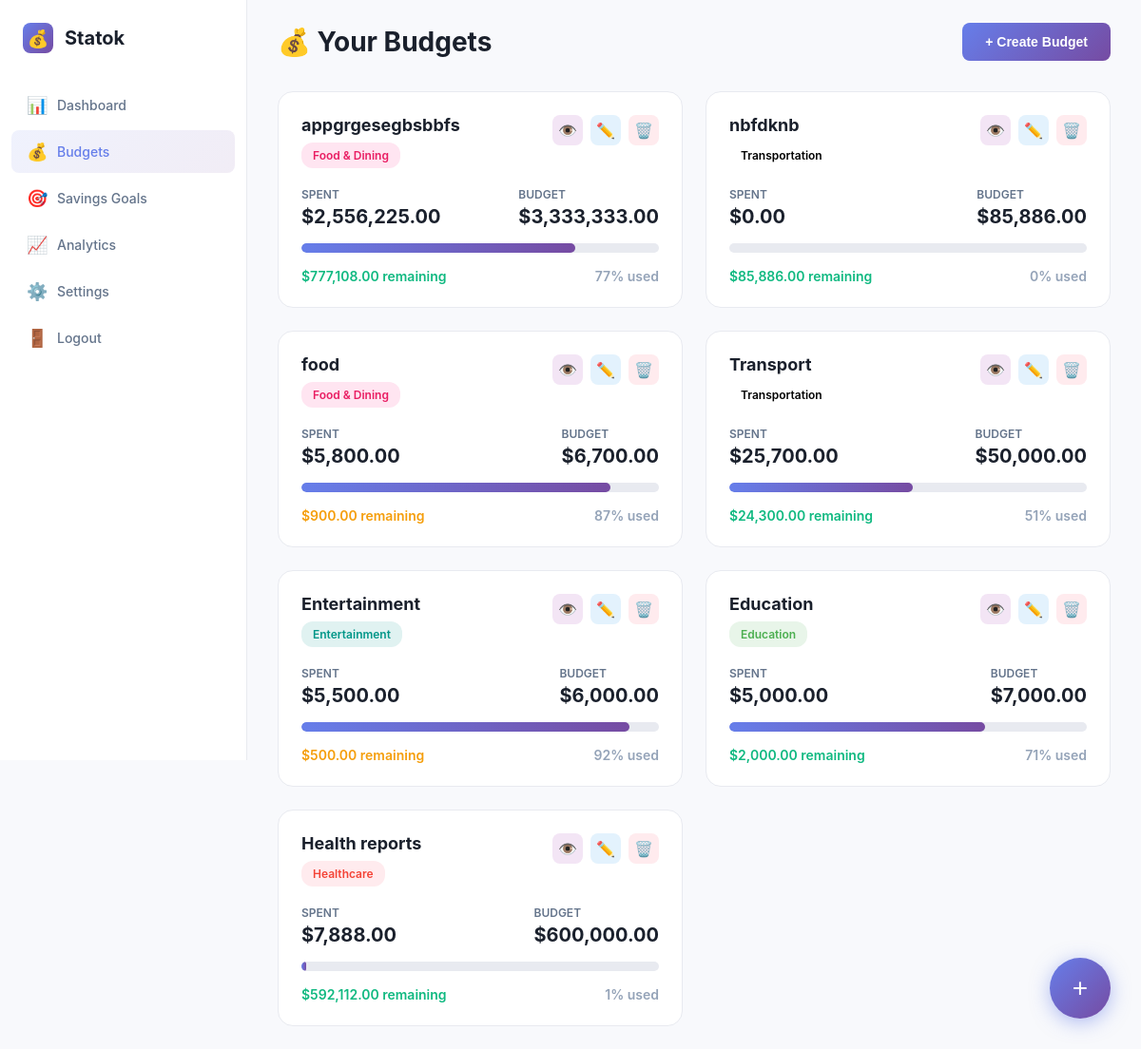
Screenshot of /public/budgets.php (signed in) with the database file from the repository.
### tables this page shows
CREATE TABLE budgets (
    id INTEGER PRIMARY KEY AUTOINCREMENT,
    name TEXT NOT NULL,
    category TEXT NOT NULL,
    budget_amount REAL NOT NULL,
    created_date TEXT NOT NULL
, user_id INTEGER DEFAULT 1);

### public/budgets.php (the view, shortened to what this page needs)
<?php
$user_id = $_SESSION['user_id'];
try {
    $db = new PDO('sqlite:' .__DIR__ . '/../db/database.db');
    $db->setAttribute(PDO::ATTR_ERRMODE, PDO::ERRMODE_EXCEPTION);
} catch(PDOException $e) {
    die("Connection failed: " . $e->getMessage());
}
$db->exec('CREATE TABLE IF NOT EXISTS budgets (
    id INTEGER PRIMARY KEY AUTOINCREMENT,
    user_id INTEGER NOT NULL,
    name TEXT NOT NULL,
    category TEXT NOT NULL,
    budget_amount REAL NOT NULL,
    created_date TEXT NOT NULL,
    FOREIGN KEY (user_id) REFERENCES users(id) ON DELETE CASCADE
)');
$db->exec('CREATE TABLE IF NOT EXISTS expenses (
    id INTEGER PRIMARY KEY AUTOINCREMENT,
    budget_id INTEGER NOT NULL,
    amount REAL NOT NULL,
    description TEXT,
    date TEXT NOT NULL,
    FOREIGN KEY (budget_id) REFERENCES budgets(id) ON DELETE CASCADE
)');
$stmt = $db->prepare('
    SELECT b.*, COALESCE(SUM(e.amount), 0) as spent
    FROM budgets b
    LEFT JOIN expenses e ON b.id = e.budget_id
    WHERE b.user_id = :uid
    GROUP BY b.id
    ORDER BY b.created_date DESC
');
$stmt->execute([':uid' => $user_id]);
$budgets = $stmt->fetchAll(PDO::FETCH_ASSOC);
?>
<!DOCTYPE html>
<html lang="en">
<head>
</head>
<body>
    <aside class="sidebar">
        <div class="logo">
            <div class="logo-icon">💰</div>
            <div class="logo-text">Statok</div>
        </div>
        <ul class="nav-menu">
            <li class="nav-item">
                <a href="dashboard.php" class="nav-link">
                    <span class="nav-icon">📊</span>
                    Dashboard
                </a>
            </li>
            <li class="nav-item">
                <a href="budgets.php" class="nav-link active">
                    <span class="nav-icon">💰</span>
                    Budgets
                </a>
            </li>
            <li class="nav-item">
                <a href="savings.php" class="nav-link">
                    <span class="nav-icon">🎯</span>
                    Savings Goals
                </a>
            </li>
            <li class="nav-item">
                <a href="nalytics.php" class="nav-link">
                    <span class="nav-icon">📈</span>
                    Analytics
                </a>
            </li>
            <li class="nav-item">
                <a href="setting.php" class="nav-link">
                    <span class="nav-icon">⚙️</span>
                    Settings
                </a>
            </li>
            <li class="nav-item">
                <a href="logout.php" class="nav-link">
                    <span class="nav-icon">🚪</span>
                    Logout
                </a>
            </li>
        </ul>
    </aside>
    <main class="main-content">
        <div class="top-bar">
            <div class="page-title">💰 Your Budgets</div>
            <button class="btn btn-primary" onclick="openModal('createBudget')">
                + Create Budget
            </button>
        </div>
        <?php if (count($budgets) > 0): ?>
        <div class="budget-cards">
            <?php foreach ($budgets as $budget):
                $remaining = $budget['budget_amount'] - $budget['spent'];
                $percentage = $budget['budget_amount'] > 0 ? ($budget['spent'] / $budget['budget_amount']) * 100 : 0;
                $statusClass = $percentage >= 100 ? 'status-over' : ($percentage >= 80 ? 'status-warning' : 'status-positive');
                $catClass = 'cat-' . strtolower(str_replace(['&', ' '], '', explode(' ', $budget['category'])[0]));
            ?>
            <div class="budget-card">
                <div class="budget-header">
                    <div class="budget-info">
                        <h3><?php echo htmlspecialchars($budget['name']); ?></h3>
                        <span class="category-badge <?php echo $catClass; ?>"><?php echo htmlspecialchars($budget['category']); ?></span>
                    </div>
                    <div class="budget-actions">
                        <button class="btn-mini btn-view" onclick="window.location.href='?view=<?php echo $budget['id']; ?>'" title="View Expenses">👁️</button>
                        <button class="btn-mini btn-edit" onclick="window.location.href='?edit=<?php echo $budget['id']; ?>'" title="Edit">✏️</button>
                        <form method="POST" style="display: inline;" onsubmit="return confirm('Delete this budget and all its expenses?');">
                            <button type="submit" class="btn-mini btn-delete" title="Delete">🗑️</button>
                        </form>
                    </div>
                </div>
                <div class="budget-amounts">
                    <div class="amount-item">
                        <span class="amount-label">Spent</span>
                        <span class="amount-value">$<?php echo number_format($budget['spent'], 2); ?></span>
                    </div>
                    <div class="amount-item">
                        <span class="amount-label">Budget</span>
                        <span class="amount-value">$<?php echo number_format($budget['budget_amount'], 2); ?></span>
                    </div>
                </div>
                <div class="progress-bar">
                    <div class="progress-fill <?php echo $percentage >= 100 ? 'progress-over' : ''; ?>" style="width: <?php echo min($percentage, 100); ?>%"></div>
                </div>
                <div class="budget-status">
                    <span class="<?php echo $statusClass; ?>">
                        $<?php echo number_format(abs($remaining), 2); ?> <?php echo $remaining >= 0 ? 'remaining' : 'over budget'; ?>
                    </span>
                    <span style="color: #94a3b8;"><?php echo round($percentage); ?>% used</span>
                </div>
            </div>
            <?php endforeach; ?>
        </div>
        <?php endif; ?>
    </main>
    <button class="fab" onclick="openModal('createBudget')" title="Create New Budget">+</button>
</body>
</html>

### public/budgets.php (style rules this page uses)
* { margin: 0; padding: 0; box-sizing: border-box; }
body { font-family: -apple-system, BlinkMacSystemFont, 'Segoe UI', 'Inter', Roboto, sans-serif; background: #f8f9fc; display: flex; min-height: 100vh; }
.sidebar { width: 260px; background: white; border-right: 1px solid #e8eaf0; padding: 24px 0; position: fixed; height: 100vh; overflow-y: auto; }
.logo { display: flex; align-items: center; gap: 12px; padding: 0 24px; margin-bottom: 32px; }
.logo-icon { width: 32px; height: 32px; background: linear-gradient(135deg, #667eea 0%, #764ba2 100%); border-radius: 8px; display: flex; align-items: center; justify-content: center; font-size: 18px; }
.logo-text { font-size: 20px; font-weight: 700; color: #1a202c; }
.nav-menu { list-style: none; padding: 0 12px; }
.nav-item { margin-bottom: 4px; }
.nav-link { display: flex; align-items: center; gap: 12px; padding: 12px 16px; color: #64748b; text-decoration: none; border-radius: 8px; transition: all 0.2s; font-size: 14px; font-weight: 500; }
.nav-link.active { background: linear-gradient(135deg, rgba(102, 126, 234, 0.1) 0%, rgba(118, 75, 162, 0.1) 100%); color: #667eea; }
.nav-icon { width: 20px; font-size: 18px; }
.main-content { margin-left: 260px; flex: 1; padding: 24px 32px; }
.top-bar { display: flex; justify-content: space-between; align-items: center; margin-bottom: 32px; }
.page-title { font-size: 28px; font-weight: 700; color: #1a202c; }
.btn { padding: 12px 24px; border-radius: 8px; border: none; cursor: pointer; font-size: 14px; font-weight: 600; transition: all 0.2s; }
.btn-primary { background: linear-gradient(135deg, #667eea 0%, #764ba2 100%); color: white; }
.budget-cards { display: grid; grid-template-columns: repeat(auto-fill, minmax(350px, 1fr)); gap: 24px; }
.budget-card { background: white; border-radius: 16px; padding: 24px; border: 1px solid #e8eaf0; transition: all 0.2s; }
.budget-header { display: flex; justify-content: space-between; align-items: flex-start; margin-bottom: 20px; }
.budget-info h3 { font-size: 18px; font-weight: 700; color: #1a202c; margin-bottom: 8px; }
.category-badge { display: inline-block; padding: 6px 12px; border-radius: 12px; font-size: 12px; font-weight: 600; }
.cat-food { background: #ffe5f1; color: #e91e63; }
.cat-entertainment { background: #e0f2f1; color: #009688; }
.cat-healthcare { background: #ffebee; color: #f44336; }
.cat-education { background: #e8f5e9; color: #4caf50; }
.budget-actions { display: flex; gap: 8px; }
.btn-mini { width: 32px; height: 32px; border-radius: 8px; border: none; cursor: pointer; display: flex; align-items: center; justify-content: center; font-size: 16px; transition: all 0.2s; }
.btn-edit { background: #e3f2fd; color: #2196f3; }
.btn-delete { background: #ffebee; color: #f44336; }
.btn-view { background: #f3e5f5; color: #9c27b0; }
.budget-amounts { display: flex; justify-content: space-between; margin-bottom: 16px; font-size: 14px; }
.amount-item { display: flex; flex-direction: column; gap: 4px; }
.amount-label { color: #64748b; font-size: 12px; font-weight: 600; text-transform: uppercase; }
.amount-value { font-size: 20px; font-weight: 700; color: #1a202c; }
.progress-bar { height: 10px; background: #e8eaf0; border-radius: 5px; overflow: hidden; margin-bottom: 16px; }
.progress-fill { height: 100%; background: linear-gradient(90deg, #667eea 0%, #764ba2 100%); border-radius: 5px; transition: width 0.3s; }
.budget-status { display: flex; justify-content: space-between; align-items: center; font-size: 14px; font-weight: 600; }
.status-positive { color: #10b981; }
.status-warning { color: #f59e0b; }
.fab { position: fixed; bottom: 32px; right: 32px; width: 64px; height: 64px; border-radius: 50%; background: linear-gradient(135deg, #667eea 0%, #764ba2 100%); color: white; border: none; font-size: 28px; cursor: pointer; box-shadow: 0 4px 20px rgba(102, 126, 234, 0.5); transition: all 0.3s; display: flex; align-items: center; justify-content: center; }

### rows the page displays
budgets: name "appgrgesegbsbbfs", category "Food & Dining", spent "2,556,225.00", budget_amount "3,333,333.00", remaining "777,108.00", percentage "77"
budgets: name "nbfdknb", category "Transportation", spent "0.00", budget_amount "85,886.00", remaining "85,886.00", percentage "0"
budgets: name "food", category "Food & Dining", spent "5,800.00", budget_amount "6,700.00", remaining "900.00", percentage "87"
budgets: name "Transport", category "Transportation", spent "25,700.00", budget_amount "50,000.00", remaining "24,300.00", percentage "51"
budgets: name "Entertainment", category "Entertainment", spent "5,500.00", budget_amount "6,000.00", remaining "500.00", percentage "92"
budgets: name "Education", category "Education", spent "5,000.00", budget_amount "7,000.00", remaining "2,000.00", percentage "71"
budgets: name "Health reports", category "Healthcare", spent "7,888.00", budget_amount "600,000.00", remaining "592,112.00", percentage "1"
